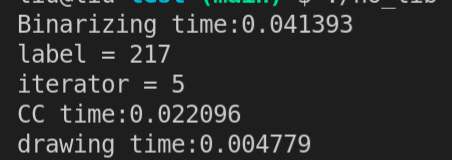
//> input picture hw2/mycode.png, 452 x 160 px
$ ./main mycode.png   (built with g++ and OpenCV 4)
//> lines starting //> are read from the running program, lines starting //| are printed output that depends on the picture; after the words box and inside, x2 and y2 are one past the last pixel; in counts of white or black regions, pixels touching at a corner belong together
#include <stdlib.h>
#include <stdio.h>
#include <string.h>
#include <iostream>
#include <math.h>
#include <time.h>
#include <opencv4/opencv2/opencv.hpp>
#include <opencv4/opencv2/highgui/highgui.hpp>
#define _CRT_SECURE_NO_DEPRECATE
using namespace cv;
using namespace std;
int main(int argc, char *argv[])
{
    clock_t start, end;
    double cpu_time_used;
    if (argc < 2)
    {
        cout << "please enter the path of picture " << endl;
        return 0;

    }
    Mat src_Img, gray_scale, binarize, morphology, kernel, connectedComponent;
    Mat labels, stats, centroids;
    src_Img = imread(argv[1]);
//> src_Img is the input picture: 160 rows x 452 cols, CV_8UC3; mean B, G, R 44.1, 44.2, 43.6
    cvtColor(src_Img, gray_scale, COLOR_BGR2GRAY);

    start = clock();
    threshold(gray_scale, binarize, 200, 255, THRESH_BINARY_INV);
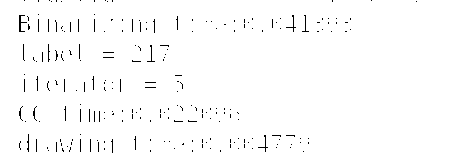
//> binarize: 160 rows x 452 cols, CV_8UC1; 98.4% white; black in thin lines or dots, all inside (x1, y1, x2, y2) = (19, 0, 417, 153)
    end = clock();
    cpu_time_used = (double)(end - start) / CLOCKS_PER_SEC;
    cout << "Binarizing time:" << cpu_time_used << endl;

    start = clock();
    kernel = getStructuringElement(MORPH_RECT, Size(4, 4));
    dilate(binarize, morphology, kernel);
//> morphology: 160 rows x 452 cols, CV_8UC1; every value is 255
    dilate(morphology, morphology, kernel);
    erode(morphology, morphology, kernel);
    erode(morphology, morphology, kernel);
    end = clock();
    cpu_time_used = (double)(end - start) / CLOCKS_PER_SEC;
    cout << "Morphology time:" << cpu_time_used << endl;

    start = clock();
    end = clock();
    int components = connectedComponentsWithStats(morphology, labels, stats, centroids);
//> labels: 160 rows x 452 cols, CV_32SC1; every value is 1
//> stats = [[-1, 2147483647, 0, 0, 0], [0, 0, 452, 160, 72320]]; centroids = [[nan, nan], [225.5, 79.5]]; components = 2
    cpu_time_used = (double)(end - start) / CLOCKS_PER_SEC;
    cout << "Connected component time:" << cpu_time_used << endl;

    start = clock();
    morphology.copyTo(connectedComponent);
    for (int i = 1; i < components; i++)
    {
        Vec2d pt = centroids.at<Vec2d>(i, 0);
        int x = stats.at<int>(i, CC_STAT_LEFT);
        int y = stats.at<int>(i, CC_STAT_TOP);
        int width = stats.at<int>(i, CC_STAT_WIDTH);
        int height = stats.at<int>(i, CC_STAT_HEIGHT);
        int area = stats.at<int>(i, CC_STAT_AREA);
        putText(src_Img, "Centroid: " + to_string(int(pt[0])) + "Area: " + to_string(int(area)), Point(x, y + 30), 0, 0.4, Scalar(0, 0, 0), 2);
        rectangle(src_Img, Rect(x, y, width, height), Scalar(0, 0, 255), 1);
        if (width > height)
        {
            printf("box %d orientation: x ,length: %d\n", i, width);

        }
        else
        {
            printf("box %d orientation: y ,length: %d\n", i, height);

        }

    }
//> this loop made 1 pass
//> (pt, x, y, width, height, area) on pass 1: ([225.5, 79.5], 0, 0, 452, 160, 72320)
//| box 1 orientation: x ,length: 452
//> pass 1, `putText(src_Img, "Centroid: " + to_string(int(pt[0])) + "Area: " + to_..`:
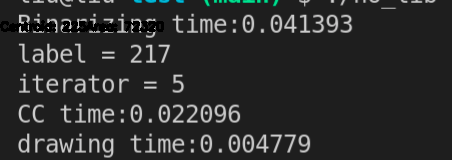
//> src_Img: 160 rows x 452 cols, CV_8UC3; 1.58% of pixels changed, all inside (x1, y1, x2, y2) = (0, 20, 164, 32)
//> after the loop:
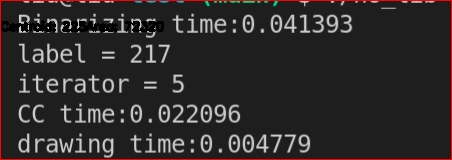
//> src_Img: 160 rows x 452 cols, CV_8UC3; 1.69% of pixels changed, all inside (x1, y1, x2, y2) = (0, 0, 452, 160)
    end = clock();
    cpu_time_used = (double)(end - start) / CLOCKS_PER_SEC;
    cout << "Property analysis time:" << cpu_time_used << endl;

    waitKey(0);

    start = clock();
    imshow("binary_Img", binarize);
    imshow("morph", morphology);
    imshow("bounding box", src_Img);
    end = clock();
    cpu_time_used = (double)(end - start) / CLOCKS_PER_SEC;
    cout << "drawing time:" << cpu_time_used << endl;
    waitKey(0);
    return 0;

}
